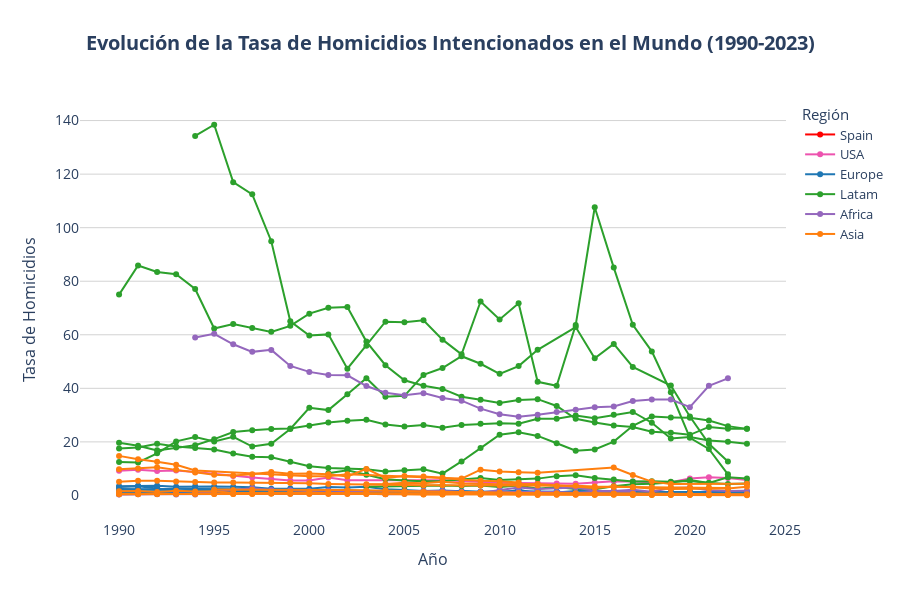

Notebook source saved alongside this figure:
### Markdown cell above
## Time Series

### Code cell
time_series_plot(
    df = df_time_series,
    x='Year',
    y='homicides_rate',
    line_group='Country',
    color='Region_2',
    title='Evolución de la Tasa de Homicidios Intencionados en el Mundo (1990-2023)',
    hover_data=HOVER_DATA['time_series'],
    labels=LABELS['time_series'],
    hovertemplate=HOVER_TEMPLATES['time_series'],
    color_discrete_map=COLOR_MAP,
    category_orders=CATEGORY_ORDERS,
    plot_save_path=os.path.join(PROJECT_PATH, 'plots', PLOT_FILENAME['time_series']),
    show=True
)

### Figure 1 — Plotly figure (JSON) as saved in the notebook; plotly's stock layout.template omitted (floating-point values rounded to 4 significant figures; data arrays with more than 128 entries replaced by an {"elided": "..."} marker saying what was removed)
{"data": [{"customdata": {"elided": "34x5 mixed values"}, "hovertemplate": "<b style='font-size: 14px'>%{customdata[3]}</b><br><br><b>Año:</b> %{x}<br><b>Tasa de Homicidios:</b> %{y:.2f}<br><b>Variación Absoluta:</b> %{customdata[4]:+.2f}<extra></extra>", "legendgroup": "Spain", "line": {"color": "#FF0000", "dash": "solid"}, "marker": {"symbol": "circle"}, "mode": "lines+markers", "name": "Spain", "orientation": "v", "showlegend": true, "type": "scatter", "x": [1990, 1991, 1992, 1993, 1994, 1995, 1996, 1997, 1998, 1999, 2000, 2001, 2002, 2003, 2004, 2005, 2006, 2007, 2008, 2009, 2010, 2011, 2012, 2013, 2014, 2015, 2016, 2017, 2018, 2019, 2020, 2021, 2022, 2023], "xaxis": "x", "y": [1.24, 1.12, 1.12, 1.19, 1.08, 1.03, 0.99, 1.15, 1.29, 1.19, 1.35, 1.4, 1.35, 1.38, 1.2, 1.18, 1.06, 1.06, 0.88, 0.88, 0.86, 0.82, 0.77, 0.64, 0.69, 0.65, 0.63, 0.66, 0.61, 0.7, 0.69, 0.61, 0.68, 0.69], "yaxis": "y"}, {"customdata": {"elided": "31x5 mixed values"}, "hovertemplate": "<b style='font-size: 14px'>%{customdata[3]}</b><br><br><b>Año:</b> %{x}<br><b>Tasa de Homicidios:</b> %{y:.2f}<br><b>Variación Absoluta:</b> %{customdata[4]:+.2f}<extra></extra>", "legendgroup": "USA", "line": {"color": "#ED53AF", "dash": "solid"}, "marker": {"symbol": "circle"}, "mode": "lines+markers", "name": "USA", "orientation": "v", "showlegend": true, "type": "scatter", "x": [1990, 1991, 1992, 1993, 1994, 1995, 1996, 1997, 1998, 1999, 2000, 2001, 2002, 2006, 2007, 2008, 2009, 2010, 2011, 2012, 2013, 2014, 2015, 2016, 2017, 2018, 2019, 2020, 2021, 2022, 2023], "xaxis": "x", "y": [9.25, 9.63, 9.15, 9.34, 8.79, 8.06, 7.25, 6.66, 6.15, 5.57, 5.54, 6.7, 5.65, 5.79, 5.67, 5.4, 5.0, 4.73, 4.67, 4.68, 4.47, 4.38, 4.87, 5.29, 5.21, 4.89, 4.93, 6.35, 6.78, 6.51, 5.76], "yaxis": "y"}, {"customdata": {"elided": "27x5 mixed values"}, "hovertemplate": "<b style='font-size: 14px'>%{customdata[3]}</b><br><br><b>Año:</b> %{x}<br><b>Tasa de Homicidios:</b> %{y:.2f}<br><b>Variación Absoluta:</b> %{customdata[4]:+.2f}<extra></extra>", "legendgroup": "Europe", "line": {"color": "#1f77b4", "dash": "solid"}, "marker": {"symbol": "circle"}, "mode": "lines+markers", "name": "Europe", "orientation": "v", "showlegend": true, "type": "scatter", "x": [1990, 1991, 1992, 1993, 1994, 1995, 1996, 1997, 1998, 1999, 2000, 2001, 2002, 2010, 2011, 2012, 2013, 2014, 2015, 2016, 2017, 2018, 2019, 2020, 2021, 2022, 2023], "xaxis": "x", "y": [0.8, 1.32, 1.2, 1.37, 1.44, 1.13, 1.29, 1.67, 0.92, 0.98, 1.09, 0.97, 0.89, 0.76, 0.83, 0.84, 0.85, 1.31, 1.09, 0.98, 1.23, 1.0, 0.86, 0.82, 0.63, 0.98, 0.84], "yaxis": "y"}, {"customdata": {"elided": "34x5 mixed values"}, "hovertemplate": "<b style='font-size: 14px'>%{customdata[3]}</b><br><br><b>Año:</b> %{x}<br><b>Tasa de Homicidios:</b> %{y:.2f}<br><b>Variación Absoluta:</b> %{customdata[4]:+.2f}<extra></extra>", "legendgroup": "Europe", "line": {"color": "#1f77b4", "dash": "solid"}, "marker": {"symbol": "circle"}, "mode": "lines+markers", "name": "Europe", "orientation": "v", "showlegend": false, "type": "scatter", "x": [1990, 1991, 1992, 1993, 1994, 1995, 1996, 1997, 1998, 1999, 2000, 2001, 2002, 2003, 2004, 2005, 2006, 2007, 2008, 2009, 2010, 2011, 2012, 2013, 2014, 2015, 2016, 2017, 2018, 2019, 2020, 2021, 2022, 2023], "xaxis": "x", "y": [2.38, 2.37, 2.33, 2.63, 2.42, 2.3, 2.01, 1.64, 1.63, 1.61, 1.77, 1.75, 1.85, 1.62, 1.62, 1.58, 1.42, 1.59, 1.63, 1.3, 1.26, 1.34, 1.22, 1.21, 1.22, 1.56, 1.2, 1.09, 1.06, 1.15, 1.05, 1.11, 1.24, 1.34], "yaxis": "y"}, {"customdata": {"elided": "34x5 mixed values"}, "hovertemplate": "<b style='font-size: 14px'>%{customdata[3]}</b><br><br><b>Año:</b> %{x}<br><b>Tasa de Homicidios:</b> %{y:.2f}<br><b>Variación Absoluta:</b> %{customdata[4]:+.2f}<extra></extra>", "legendgroup": "Europe", "line": {"color": "#1f77b4", "dash": "solid"}, "marker": {"symbol": "circle"}, "mode": "lines+markers", "name": "Europe", "orientation": "v", "showlegend": false, "type": "scatter", "x": [1990, 1991, 1992, 1993, 1994, 1995, 1996, 1997, 1998, 1999, 2000, 2001, 2002, 2003, 2004, 2005, 2006, 2007, 2008, 2009, 2010, 2011, 2012, 2013, 2014, 2015, 2016, 2017, 2018, 2019, 2020, 2021, 2022, 2023], "xaxis": "x", "y": [1.17, 1.4, 1.43, 1.65, 2.38, 2.48, 2.34, 2.18, 1.95, 1.62, 1.67, 1.44, 1.43, 1.34, 1.35, 1.27, 1.21, 1.09, 1.02, 0.99, 0.98, 0.91, 0.81, 0.84, 0.88, 0.83, 1.16, 0.98, 0.95, 0.75, 0.94, 0.83, 0.82, 0.91], "yaxis": "y"}, {"customdata": {"elided": "32x5 mixed values"}, "hovertemplate": "<b style='font-size: 14px'>%{customdata[3]}</b><br><br><b>Año:</b> %{x}<br><b>Tasa de Homicidios:</b> %{y:.2f}<br><b>Variación Absoluta:</b> %{customdata[4]:+.2f}<extra></extra>", "legendgroup": "Europe", "line": {"color": "#1f77b4", "dash": "solid"}, "marker": {"symbol": "circle"}, "mode": "lines+markers", "name": "Europe", "orientation": "v", "showlegend": false, "type": "scatter", "x": [1990, 1991, 1992, 1993, 1994, 1995, 1996, 1997, 1998, 1999, 2001, 2002, 2004, 2005, 2006, 2007, 2008, 2009, 2010, 2011, 2012, 2013, 2014, 2015, 2016, 2017, 2018, 2019, 2020, 2021, 2022, 2023], "xaxis": "x", "y": [1.01, 1.34, 1.32, 1.44, 1.27, 1.44, 1.6, 1.91, 1.65, 1.44, 1.22, 0.86, 1.01, 1.2, 1.0, 1.18, 1.3, 1.37, 1.58, 1.66, 1.5, 1.4, 0.98, 0.86, 0.78, 0.8, 0.92, 0.73, 0.73, 0.84, 1.12, 0.84], "yaxis": "y"}, {"customdata": {"elided": "32x5 mixed values"}, "hovertemplate": "<b style='font-size: 14px'>%{customdata[3]}</b><br><br><b>Año:</b> %{x}<br><b>Tasa de Homicidios:</b> %{y:.2f}<br><b>Variación Absoluta:</b> %{customdata[4]:+.2f}<extra></extra>", "legendgroup": "Europe", "line": {"color": "#1f77b4", "dash": "solid"}, "marker": {"symbol": "circle"}, "mode": "lines+markers", "name": "Europe", "orientation": "v", "showlegend": false, "type": "scatter", "x": [1990, 1991, 1992, 1993, 1994, 1995, 1996, 1997, 1998, 1999, 2000, 2001, 2002, 2005, 2006, 2007, 2008, 2009, 2010, 2011, 2012, 2013, 2014, 2015, 2016, 2017, 2018, 2019, 2020, 2021, 2022, 2023], "xaxis": "x", "y": [3.15, 3.4, 2.58, 1.87, 1.69, 1.76, 1.67, 1.53, 1.55, 1.43, 1.34, 1.24, 1.12, 1.04, 1.06, 1.07, 1.03, 0.98, 0.88, 0.91, 0.88, 0.83, 0.78, 0.77, 0.67, 0.62, 0.6, 0.53, 0.48, 0.51, 0.54, 0.57], "yaxis": "y"}, {"customdata": {"elided": "33x5 mixed values"}, "hovertemplate": "<b style='font-size: 14px'>%{customdata[3]}</b><br><br><b>Año:</b> %{x}<br><b>Tasa de Homicidios:</b> %{y:.2f}<br><b>Variación Absoluta:</b> %{customdata[4]:+.2f}<extra></extra>", "legendgroup": "Europe", "line": {"color": "#1f77b4", "dash": "solid"}, "marker": {"symbol": "circle"}, "mode": "lines+markers", "name": "Europe", "orientation": "v", "showlegend": false, "type": "scatter", "x": [1990, 1991, 1992, 1993, 1994, 1995, 1996, 1997, 1998, 1999, 2000, 2001, 2002, 2004, 2005, 2006, 2007, 2008, 2009, 2010, 2011, 2012, 2013, 2014, 2015, 2016, 2017, 2018, 2019, 2020, 2021, 2022, 2023], "xaxis": "x", "y": [1.11, 1.17, 1.07, 0.88, 0.76, 0.96, 0.98, 0.86, 0.86, 0.74, 1.07, 0.82, 1.01, 0.78, 0.71, 0.71, 0.64, 0.71, 0.6, 0.59, 2.24, 0.54, 0.91, 0.56, 0.46, 0.52, 0.53, 0.47, 0.52, 0.58, 0.54, 0.55, 0.72], "yaxis": "y"}, {"customdata": {"elided": "27x5 mixed values"}, "hovertemplate": "<b style='font-size: 14px'>%{customdata[3]}</b><br><br><b>Año:</b> %{x}<br><b>Tasa de Homicidios:</b> %{y:.2f}<br><b>Variación Absoluta:</b> %{customdata[4]:+.2f}<extra></extra>", "legendgroup": "Europe", "line": {"color": "#1f77b4", "dash": "solid"}, "marker": {"symbol": "circle"}, "mode": "lines+markers", "name": "Europe", "orientation": "v", "showlegend": false, "type": "scatter", "x": [1990, 1991, 1992, 1993, 1994, 1995, 1996, 1997, 1998, 1999, 2000, 2001, 2002, 2005, 2010, 2011, 2012, 2013, 2014, 2015, 2016, 2017, 2018, 2019, 2020, 2021, 2022], "xaxis": "x", "y": [1.55, 1.53, 1.43, 1.4, 1.43, 1.09, 1.05, 1.13, 1.23, 1.07, 1.13, 1.01, 1.14, 1.29, 1.17, 1.08, 1.16, 1.38, 0.88, 0.96, 0.64, 0.74, 0.78, 0.71, 0.78, 0.79, 0.72], "yaxis": "y"}, {"customdata": {"elided": "34x5 mixed values"}, "hovertemplate": "<b style='font-size: 14px'>%{customdata[3]}</b><br><br><b>Año:</b> %{x}<br><b>Tasa de Homicidios:</b> %{y:.2f}<br><b>Variación Absoluta:</b> %{customdata[4]:+.2f}<extra></extra>", "legendgroup": "Europe", "line": {"color": "#1f77b4", "dash": "solid"}, "marker": {"symbol": "circle"}, "mode": "lines+markers", "name": "Europe", "orientation": "v", "showlegend": false, "type": "scatter", "x": [1990, 1991, 1992, 1993, 1994, 1995, 1996, 1997, 1998, 1999, 2000, 2001, 2002, 2003, 2004, 2005, 2006, 2007, 2008, 2009, 2010, 2011, 2012, 2013, 2014, 2015, 2016, 2017, 2018, 2019, 2020, 2021, 2022, 2023], "xaxis": "x", "y": [3.47, 3.6, 3.66, 3.23, 3.41, 3.35, 3.2, 3.09, 2.52, 2.55, 2.52, 3.19, 3.01, 3.22, 2.28, 2.04, 1.7, 1.82, 1.46, 1.25, 1.3, 1.01, 1.05, 1.09, 1.63, 1.71, 1.55, 1.3, 1.28, 1.25, 1.45, 1.27, 1.29, 1.11], "yaxis": "y"}, {"customdata": {"elided": "34x5 mixed values"}, "hovertemplate": "<b style='font-size: 14px'>%{customdata[3]}</b><br><br><b>Año:</b> %{x}<br><b>Tasa de Homicidios:</b> %{y:.2f}<br><b>Variación Absoluta:</b> %{customdata[4]:+.2f}<extra></extra>", "legendgroup": "Europe", "line": {"color": "#1f77b4", "dash": "solid"}, "marker": {"symbol": "circle"}, "mode": "lines+markers", "name": "Europe", "orientation": "v", "showlegend": false, "type": "scatter", "x": [1990, 1991, 1992, 1993, 1994, 1995, 1996, 1997, 1998, 1999, 2000, 2001, 2002, 2003, 2004, 2005, 2006, 2007, 2008, 2009, 2010, 2011, 2012, 2013, 2014, 2015, 2016, 2017, 2018, 2019, 2020, 2021, 2022, 2023], "xaxis": "x", "y": [1.11, 1.33, 1.32, 1.24, 1.14, 0.99, 1.12, 0.98, 1.04, 1.14, 1.08, 0.98, 1.13, 0.95, 1.19, 0.92, 1.0, 1.21, 0.89, 1.0, 0.97, 0.86, 0.71, 0.91, 0.9, 1.14, 1.07, 1.12, 1.06, 1.08, 1.2, 1.08, 1.11, 1.15], "yaxis": "y"}, {"customdata": {"elided": "31x5 mixed values"}, "hovertemplate": "<b style='font-size: 14px'>%{customdata[3]}</b><br><br><b>Año:</b> %{x}<br><b>Tasa de Homicidios:</b> %{y:.2f}<br><b>Variación Absoluta:</b> %{customdata[4]:+.2f}<extra></extra>", "legendgroup": "Europe", "line": {"color": "#1f77b4", "dash": "solid"}, "marker": {"symbol": "circle"}, "mode": "lines+markers", "name": "Europe", "orientation": "v", "showlegend": false, "type": "scatter", "x": [1991, 1992, 1993, 1994, 1995, 1996, 1997, 1998, 1999, 2000, 2001, 2002, 2003, 2004, 2005, 2006, 2007, 2008, 2009, 2010, 2011, 2012, 2013, 2014, 2015, 2016, 2017, 2018, 2019, 2020, 2021], "xaxis": "x", "y": [1.23, 1.14, 1.11, 1.24, 1.29, 1.14, 1.18, 1.24, 1.29, 1.46, 1.51, 1.79, 1.47, 1.46, 1.32, 1.32, 1.34, 1.16, 1.07, 1.14, 0.93, 0.96, 0.91, 0.88, 0.93, 1.18, 1.19, 1.08, 1.14, 0.93, 1.15], "yaxis": "y"}, {"customdata": [["Americas", "Latam", "Latin America and the Caribbean", "Argentina", null], ["Americas", "Latam", "Latin America and the Caribbean", "Argentina", 1.07], ["Americas", "Latam", "Latin America and the Caribbean", "Argentina", -1.67], ["Americas", "Latam", "Latin America and the Caribbean", "Argentina", -1.7], ["Americas", "Latam", "Latin America and the Caribbean", "Argentina", -0.42], ["Americas", "Latam", "Latin America and the Caribbean", "Argentina", -0.27], ["Americas", "Latam", "Latin America and the Caribbean", "Argentina", 0.02], ["Americas", "Latam", "Latin America and the Caribbean", "Argentina", 0.52], ["Americas", "Latam", "Latin America and the Caribbean", "Argentina", 0.6], ["Americas", "Latam", "Latin America and the Caribbean", "Argentina", -0.7], ["Americas", "Latam", "Latin America and the Caribbean", "Argentina", 0.25], ["Americas", "Latam", "Latin America and the Caribbean", "Argentina", 0.26], ["Americas", "Latam", "Latin America and the Caribbean", "Argentina", 0.93], ["Americas", "Latam", "Latin America and the Caribbean", "Argentina", 0.29], ["Americas", "Latam", "Latin America and the Caribbean", "Argentina", -0.97], ["Americas", "Latam", "Latin America and the Caribbean", "Argentina", -0.55], ["Americas", "Latam", "Latin America and the Caribbean", "Argentina", -0.75], ["Americas", "Latam", "Latin America and the Caribbean", "Argentina", 0.11], ["Americas", "Latam", "Latin America and the Caribbean", "Argentina", -0.21], ["Americas", "Latam", "Latin America and the Caribbean", "Argentina", 0.22], ["Americas", "Latam", "Latin America and the Caribbean", "Argentina", -0.73], ["Americas", "Latam", "Latin America and the Caribbean", "Argentina", -0.31], ["Americas", "Latam", "Latin America and the Caribbean", "Argentina", 0.18]], "hovertemplate": "<b style='font-size: 14px'>%{customdata[3]}</b><br><br><b>Año:</b> %{x}<br><b>Tasa de Homicidios:</b> %{y:.2f}<br><b>Variación Absoluta:</b> %{customdata[4]:+.2f}<extra></extra>", "legendgroup": "Latam", "line": {"color": "#2ca02c", "dash": "solid"}, "marker": {"symbol": "circle"}, "mode": "lines+markers", "name": "Latam", "orientation": "v", "showlegend": true, "type": "scatter", "x": [2001, 2002, 2003, 2004, 2005, 2006, 2007, 2008, 2009, 2010, 2011, 2012, 2013, 2014, 2015, 2016, 2017, 2018, 2019, 2020, 2021, 2022, 2023], "xaxis": "x", "y": [8.32, 9.39, 7.72, 6.02, 5.6, 5.33, 5.35, 5.87, 6.47, 5.77, 6.02, 6.28, 7.21, 7.5, 6.53, 5.98, 5.23, 5.34, 5.13, 5.35, 4.62, 4.31, 4.49], "yaxis": "y"}, {"customdata": {"elided": "34x5 mixed values"}, "hovertemplate": "<b style='font-size: 14px'>%{customdata[3]}</b><br><br><b>Año:</b> %{x}<br><b>Tasa de Homicidios:</b> %{y:.2f}<br><b>Variación Absoluta:</b> %{customdata[4]:+.2f}<extra></extra>", "legendgroup": "Latam", "line": {"color": "#2ca02c", "dash": "solid"}, "marker": {"symbol": "circle"}, "mode": "lines+markers", "name": "Latam", "orientation": "v", "showlegend": false, "type": "scatter", "x": [1990, 1991, 1992, 1993, 1994, 1995, 1996, 1997, 1998, 1999, 2000, 2001, 2002, 2003, 2004, 2005, 2006, 2007, 2008, 2009, 2010, 2011, 2012, 2013, 2014, 2015, 2016, 2017, 2018, 2019, 2020, 2021, 2022, 2023], "xaxis": "x", "y": [19.65, 18.55, 16.83, 17.87, 18.74, 21.02, 23.69, 24.3, 24.8, 25.0, 26.07, 27.2, 27.85, 28.27, 26.49, 25.77, 26.34, 25.31, 26.34, 26.79, 26.99, 26.75, 28.64, 28.64, 29.85, 28.85, 30.12, 31.16, 27.16, 21.24, 21.81, 20.5, 20.08, 19.28], "yaxis": "y"}, {"customdata": [["Americas", "Latam", "Latin America and the Caribbean", "Chile", null], ["Americas", "Latam", "Latin America and the Caribbean", "Chile", 0.32], ["Americas", "Latam", "Latin America and the Caribbean", "Chile", 0.05], ["Americas", "Latam", "Latin America and the Caribbean", "Chile", 0.12], ["Americas", "Latam", "Latin America and the Caribbean", "Chile", -0.2], ["Americas", "Latam", "Latin America and the Caribbean", "Chile", 0.21], ["Americas", "Latam", "Latin America and the Caribbean", "Chile", -0.55], ["Americas", "Latam", "Latin America and the Caribbean", "Chile", 0.52], ["Americas", "Latam", "Latin America and the Caribbean", "Chile", -1.19], ["Americas", "Latam", "Latin America and the Caribbean", "Chile", 0.66], ["Americas", "Latam", "Latin America and the Caribbean", "Chile", -0.69], ["Americas", "Latam", "Latin America and the Caribbean", "Chile", -0.13], ["Americas", "Latam", "Latin America and the Caribbean", "Chile", 1.07], ["Americas", "Latam", "Latin America and the Caribbean", "Chile", 0.81], ["Americas", "Latam", "Latin America and the Caribbean", "Chile", 0.17], ["Americas", "Latam", "Latin America and the Caribbean", "Chile", 0.44], ["Americas", "Latam", "Latin America and the Caribbean", "Chile", 0.95], ["Americas", "Latam", "Latin America and the Caribbean", "Chile", -1.1], ["Americas", "Latam", "Latin America and the Caribbean", "Chile", 2.14], ["Americas", "Latam", "Latin America and the Caribbean", "Chile", -0.45]], "hovertemplate": "<b style='font-size: 14px'>%{customdata[3]}</b><br><br><b>Año:</b> %{x}<br><b>Tasa de Homicidios:</b> %{y:.2f}<br><b>Variación Absoluta:</b> %{customdata[4]:+.2f}<extra></extra>", "legendgroup": "Latam", "line": {"color": "#2ca02c", "dash": "solid"}, "marker": {"symbol": "circle"}, "mode": "lines+markers", "name": "Latam", "orientation": "v", "showlegend": false, "type": "scatter", "x": [2003, 2005, 2006, 2007, 2008, 2009, 2010, 2011, 2012, 2013, 2014, 2015, 2016, 2017, 2018, 2019, 2020, 2021, 2022, 2023], "xaxis": "x", "y": [3.2, 3.52, 3.57, 3.69, 3.49, 3.7, 3.15, 3.67, 2.48, 3.14, 2.45, 2.32, 3.39, 4.2, 4.37, 4.81, 5.76, 4.66, 6.8, 6.35], "yaxis": "y"}, {"customdata": {"elided": "34x5 mixed values"}, "hovertemplate": "<b style='font-size: 14px'>%{customdata[3]}</b><br><br><b>Año:</b> %{x}<br><b>Tasa de Homicidios:</b> %{y:.2f}<br><b>Variación Absoluta:</b> %{customdata[4]:+.2f}<extra></extra>", "legendgroup": "Latam", "line": {"color": "#2ca02c", "dash": "solid"}, "marker": {"symbol": "circle"}, "mode": "lines+markers", "name": "Latam", "orientation": "v", "showlegend": false, "type": "scatter", "x": [1990, 1991, 1992, 1993, 1994, 1995, 1996, 1997, 1998, 1999, 2000, 2001, 2002, 2003, 2004, 2005, 2006, 2007, 2008, 2009, 2010, 2011, 2012, 2013, 2014, 2015, 2016, 2017, 2018, 2019, 2020, 2021, 2022, 2023], "xaxis": "x", "y": [75.0, 85.88, 83.48, 82.58, 77.09, 62.34, 64.04, 62.5, 61.09, 63.33, 67.89, 70.11, 70.4, 57.46, 48.65, 42.99, 40.94, 39.78, 36.88, 35.73, 34.52, 35.63, 35.96, 33.42, 28.65, 27.22, 26.14, 25.55, 23.82, 23.4, 22.64, 25.58, 24.95, 24.91], "yaxis": "y"}, {"customdata": {"elided": "29x5 mixed values"}, "hovertemplate": "<b style='font-size: 14px'>%{customdata[3]}</b><br><br><b>Año:</b> %{x}<br><b>Tasa de Homicidios:</b> %{y:.2f}<br><b>Variación Absoluta:</b> %{customdata[4]:+.2f}<extra></extra>", "legendgroup": "Latam", "line": {"color": "#2ca02c", "dash": "solid"}, "marker": {"symbol": "circle"}, "mode": "lines+markers", "name": "Latam", "orientation": "v", "showlegend": false, "type": "scatter", "x": [1994, 1995, 1996, 1997, 1998, 1999, 2000, 2001, 2002, 2003, 2004, 2005, 2006, 2007, 2008, 2009, 2010, 2011, 2012, 2013, 2014, 2015, 2016, 2017, 2018, 2019, 2020, 2021, 2022], "xaxis": "x", "y": [134.3, 138.4, 117.0, 112.5, 94.95, 65.02, 59.75, 60.15, 47.36, 55.95, 64.9, 64.64, 65.42, 58.19, 52.73, 72.45, 65.7, 71.77, 42.43, 40.94, 63.62, 107.6, 85.09, 63.76, 53.8, 38.54, 21.51, 17.34, 7.9], "yaxis": "y"}, {"customdata": {"elided": "34x5 mixed values"}, "hovertemplate": "<b style='font-size: 14px'>%{customdata[3]}</b><br><br><b>Año:</b> %{x}<br><b>Tasa de Homicidios:</b> %{y:.2f}<br><b>Variación Absoluta:</b> %{customdata[4]:+.2f}<extra></extra>", "legendgroup": "Latam", "line": {"color": "#2ca02c", "dash": "solid"}, "marker": {"symbol": "circle"}, "mode": "lines+markers", "name": "Latam", "orientation": "v", "showlegend": false, "type": "scatter", "x": [1990, 1991, 1992, 1993, 1994, 1995, 1996, 1997, 1998, 1999, 2000, 2001, 2002, 2003, 2004, 2005, 2006, 2007, 2008, 2009, 2010, 2011, 2012, 2013, 2014, 2015, 2016, 2017, 2018, 2019, 2020, 2021, 2022, 2023], "xaxis": "x", "y": [17.5, 17.92, 19.29, 18.3, 17.74, 17.18, 15.69, 14.41, 14.29, 12.61, 10.89, 10.27, 9.93, 9.8, 8.94, 9.38, 9.75, 8.15, 12.69, 17.68, 22.67, 23.61, 22.23, 19.49, 16.71, 17.15, 20.09, 26.0, 29.45, 29.15, 29.0, 27.97, 25.88, 24.86], "yaxis": "y"}, {"customdata": {"elided": "31x5 mixed values"}, "hovertemplate": "<b style='font-size: 14px'>%{customdata[3]}</b><br><br><b>Año:</b> %{x}<br><b>Tasa de Homicidios:</b> %{y:.2f}<br><b>Variación Absoluta:</b> %{customdata[4]:+.2f}<extra></extra>", "legendgroup": "Latam", "line": {"color": "#2ca02c", "dash": "solid"}, "marker": {"symbol": "circle"}, "mode": "lines+markers", "name": "Latam", "orientation": "v", "showlegend": false, "type": "scatter", "x": [1990, 1991, 1992, 1993, 1994, 1995, 1996, 1997, 1998, 1999, 2000, 2001, 2002, 2003, 2004, 2005, 2006, 2007, 2008, 2009, 2010, 2011, 2012, 2014, 2015, 2016, 2017, 2019, 2020, 2021, 2022], "xaxis": "x", "y": [12.48, 12.32, 15.72, 20.19, 21.79, 20.19, 21.89, 18.26, 19.28, 24.82, 32.71, 31.87, 37.81, 43.8, 36.9, 37.2, 45.02, 47.58, 52.0, 49.18, 45.4, 48.31, 54.38, 62.9, 51.2, 56.58, 47.98, 41.03, 29.48, 19.28, 12.65], "yaxis": "y"}, {"customdata": [["Africa", "Africa", "Northern Africa", "Egypt", null], ["Africa", "Africa", "Northern Africa", "Egypt", 0.02], ["Africa", "Africa", "Northern Africa", "Egypt", -0.03], ["Africa", "Africa", "Northern Africa", "Egypt", -0.06], ["Africa", "Africa", "Northern Africa", "Egypt", -0.03], ["Africa", "Africa", "Northern Africa", "Egypt", 0.24], ["Africa", "Africa", "Northern Africa", "Egypt", -0.19], ["Africa", "Africa", "Northern Africa", "Egypt", 0.23], ["Africa", "Africa", "Northern Africa", "Egypt", 0.02], ["Africa", "Africa", "Northern Africa", "Egypt", 0.15], ["Africa", "Africa", "Northern Africa", "Egypt", 0.32], ["Africa", "Africa", "Northern Africa", "Egypt", -0.09], ["Africa", "Africa", "Northern Africa", "Egypt", 1.02], ["Africa", "Africa", "Northern Africa", "Egypt", 0.91], ["Africa", "Africa", "Northern Africa", "Egypt", -0.6], ["Africa", "Africa", "Northern Africa", "Egypt", 0.59], ["Africa", "Africa", "Northern Africa", "Egypt", -1.24], ["Africa", "Africa", "Northern Africa", "Egypt", -0.21], ["Africa", "Africa", "Northern Africa", "Egypt", -0.2]], "hovertemplate": "<b style='font-size: 14px'>%{customdata[3]}</b><br><br><b>Año:</b> %{x}<br><b>Tasa de Homicidios:</b> %{y:.2f}<br><b>Variación Absoluta:</b> %{customdata[4]:+.2f}<extra></extra>", "legendgroup": "Africa", "line": {"color": "#9467bd", "dash": "solid"}, "marker": {"symbol": "circle"}, "mode": "lines+markers", "name": "Africa", "orientation": "v", "showlegend": true, "type": "scatter", "x": [1990, 1991, 1992, 1993, 1994, 2003, 2004, 2005, 2006, 2007, 2008, 2009, 2010, 2011, 2012, 2014, 2015, 2016, 2017], "xaxis": "x", "y": [0.46, 0.48, 0.45, 0.39, 0.36, 0.6, 0.41, 0.64, 0.66, 0.81, 1.13, 1.04, 2.06, 2.97, 2.37, 2.96, 1.72, 1.51, 1.31], "yaxis": "y"}, {"customdata": {"elided": "32x5 mixed values"}, "hovertemplate": "<b style='font-size: 14px'>%{customdata[3]}</b><br><br><b>Año:</b> %{x}<br><b>Tasa de Homicidios:</b> %{y:.2f}<br><b>Variación Absoluta:</b> %{customdata[4]:+.2f}<extra></extra>", "legendgroup": "Africa", "line": {"color": "#9467bd", "dash": "solid"}, "marker": {"symbol": "circle"}, "mode": "lines+markers", "name": "Africa", "orientation": "v", "showlegend": false, "type": "scatter", "x": [1990, 1991, 1992, 1993, 1994, 1997, 1998, 1999, 2000, 2001, 2002, 2003, 2004, 2005, 2006, 2007, 2008, 2009, 2010, 2011, 2012, 2013, 2014, 2015, 2016, 2017, 2018, 2019, 2020, 2021, 2022, 2023], "xaxis": "x", "y": [0.37, 0.5, 0.52, 0.58, 0.71, 2.69, 2.01, 1.93, 1.62, 1.88, 1.58, 1.72, 1.57, 1.54, 1.62, 1.66, 1.35, 1.35, 1.39, 1.34, 1.15, 1.27, 1.04, 1.25, 1.7, 2.15, 1.42, 2.77, 2.93, 1.94, 1.66, 1.71], "yaxis": "y"}, {"customdata": {"elided": "29x5 mixed values"}, "hovertemplate": "<b style='font-size: 14px'>%{customdata[3]}</b><br><br><b>Año:</b> %{x}<br><b>Tasa de Homicidios:</b> %{y:.2f}<br><b>Variación Absoluta:</b> %{customdata[4]:+.2f}<extra></extra>", "legendgroup": "Africa", "line": {"color": "#9467bd", "dash": "solid"}, "marker": {"symbol": "circle"}, "mode": "lines+markers", "name": "Africa", "orientation": "v", "showlegend": false, "type": "scatter", "x": [1994, 1995, 1996, 1997, 1998, 1999, 2000, 2001, 2002, 2003, 2004, 2005, 2006, 2007, 2008, 2009, 2010, 2011, 2012, 2013, 2014, 2015, 2016, 2017, 2018, 2019, 2020, 2021, 2022], "xaxis": "x", "y": [59.01, 60.34, 56.45, 53.62, 54.36, 48.37, 46.14, 45.0, 44.88, 40.87, 38.36, 37.44, 38.21, 36.42, 35.38, 32.41, 30.36, 29.35, 30.15, 31.13, 32.03, 32.92, 33.21, 35.28, 35.87, 35.79, 32.98, 40.94, 43.72], "yaxis": "y"}, {"customdata": [["Asia", "Asia", "Eastern Asia", "China", null], ["Asia", "Asia", "Eastern Asia", "China", -0.18], ["Asia", "Asia", "Eastern Asia", "China", 0.04], ["Asia", "Asia", "Eastern Asia", "China", -0.06], ["Asia", "Asia", "Eastern Asia", "China", -0.16], ["Asia", "Asia", "Eastern Asia", "China", 0.02], ["Asia", "Asia", "Eastern Asia", "China", -0.31], ["Asia", "Asia", "Eastern Asia", "China", -0.23], ["Asia", "Asia", "Eastern Asia", "China", -0.14], ["Asia", "Asia", "Eastern Asia", "China", -0.11], ["Asia", "Asia", "Eastern Asia", "China", -0.02], ["Asia", "Asia", "Eastern Asia", "China", -0.1], ["Asia", "Asia", "Eastern Asia", "China", -0.11], ["Asia", "Asia", "Eastern Asia", "China", -0.06], ["Asia", "Asia", "Eastern Asia", "China", -0.05], ["Asia", "Asia", "Eastern Asia", "China", -0.04], ["Asia", "Asia", "Eastern Asia", "China", -0.07], ["Asia", "Asia", "Eastern Asia", "China", -0.05], ["Asia", "Asia", "Eastern Asia", "China", -0.04], ["Asia", "Asia", "Eastern Asia", "China", -0.04], ["Asia", "Asia", "Eastern Asia", "China", -0.01], ["Asia", "Asia", "Eastern Asia", "China", -0.02]], "hovertemplate": "<b style='font-size: 14px'>%{customdata[3]}</b><br><br><b>Año:</b> %{x}<br><b>Tasa de Homicidios:</b> %{y:.2f}<br><b>Variación Absoluta:</b> %{customdata[4]:+.2f}<extra></extra>", "legendgroup": "Asia", "line": {"color": "#ff7f0e", "dash": "solid"}, "marker": {"symbol": "circle"}, "mode": "lines+markers", "name": "Asia", "orientation": "v", "showlegend": true, "type": "scatter", "x": [1995, 1996, 1997, 2002, 2003, 2004, 2005, 2006, 2007, 2008, 2009, 2010, 2011, 2012, 2013, 2014, 2015, 2016, 2017, 2018, 2019, 2020], "xaxis": "x", "y": [2.24, 2.06, 2.1, 2.04, 1.88, 1.9, 1.59, 1.36, 1.22, 1.11, 1.09, 0.99, 0.88, 0.82, 0.77, 0.73, 0.66, 0.61, 0.57, 0.53, 0.52, 0.5], "yaxis": "y"}, {"customdata": {"elided": "33x5 mixed values"}, "hovertemplate": "<b style='font-size: 14px'>%{customdata[3]}</b><br><br><b>Año:</b> %{x}<br><b>Tasa de Homicidios:</b> %{y:.2f}<br><b>Variación Absoluta:</b> %{customdata[4]:+.2f}<extra></extra>", "legendgroup": "Asia", "line": {"color": "#ff7f0e", "dash": "solid"}, "marker": {"symbol": "circle"}, "mode": "lines+markers", "name": "Asia", "orientation": "v", "showlegend": false, "type": "scatter", "x": [1990, 1991, 1992, 1993, 1994, 1995, 1996, 1997, 1998, 1999, 2000, 2001, 2002, 2003, 2004, 2005, 2006, 2007, 2008, 2009, 2010, 2011, 2012, 2013, 2014, 2015, 2016, 2017, 2018, 2019, 2020, 2021, 2022], "xaxis": "x", "y": [5.11, 5.5, 5.5, 5.2, 5.04, 4.83, 4.79, 4.75, 4.84, 4.6, 4.55, 4.31, 4.17, 3.97, 4.09, 3.91, 3.83, 3.81, 3.81, 3.74, 3.74, 3.78, 3.71, 3.54, 3.61, 3.34, 3.15, 3.08, 3.03, 2.95, 2.94, 2.92, 2.82], "yaxis": "y"}, {"customdata": [["Asia", "Asia", "South-eastern Asia", "Indonesia", null], ["Asia", "Asia", "South-eastern Asia", "Indonesia", 0.14], ["Asia", "Asia", "South-eastern Asia", "Indonesia", 0.04], ["Asia", "Asia", "South-eastern Asia", "Indonesia", -0.29], ["Asia", "Asia", "South-eastern Asia", "Indonesia", -0.11], ["Asia", "Asia", "South-eastern Asia", "Indonesia", -0.32]], "hovertemplate": "<b style='font-size: 14px'>%{customdata[3]}</b><br><br><b>Año:</b> %{x}<br><b>Tasa de Homicidios:</b> %{y:.2f}<br><b>Variación Absoluta:</b> %{customdata[4]:+.2f}<extra></extra>", "legendgroup": "Asia", "line": {"color": "#ff7f0e", "dash": "solid"}, "marker": {"symbol": "circle"}, "mode": "lines+markers", "name": "Asia", "orientation": "v", "showlegend": false, "type": "scatter", "x": [1998, 1999, 2000, 2003, 2004, 2022], "xaxis": "x", "y": [0.84, 0.98, 1.02, 0.73, 0.62, 0.3], "yaxis": "y"}, {"customdata": {"elided": "34x5 mixed values"}, "hovertemplate": "<b style='font-size: 14px'>%{customdata[3]}</b><br><br><b>Año:</b> %{x}<br><b>Tasa de Homicidios:</b> %{y:.2f}<br><b>Variación Absoluta:</b> %{customdata[4]:+.2f}<extra></extra>", "legendgroup": "Asia", "line": {"color": "#ff7f0e", "dash": "solid"}, "marker": {"symbol": "circle"}, "mode": "lines+markers", "name": "Asia", "orientation": "v", "showlegend": false, "type": "scatter", "x": [1990, 1991, 1992, 1993, 1994, 1995, 1996, 1997, 1998, 1999, 2000, 2001, 2002, 2003, 2004, 2005, 2006, 2007, 2008, 2009, 2010, 2011, 2012, 2013, 2014, 2015, 2016, 2017, 2018, 2019, 2020, 2021, 2022, 2023], "xaxis": "x", "y": [0.55, 0.52, 0.54, 0.57, 0.6, 0.58, 0.52, 0.56, 0.61, 0.58, 0.53, 0.55, 0.52, 0.55, 0.55, 0.5, 0.48, 0.45, 0.51, 0.39, 0.36, 0.35, 0.34, 0.29, 0.31, 0.29, 0.28, 0.24, 0.26, 0.25, 0.25, 0.23, 0.23, 0.23], "yaxis": "y"}, {"customdata": [["Asia", "Asia", "South-eastern Asia", "Philippines", null], ["Asia", "Asia", "South-eastern Asia", "Philippines", -1.25], ["Asia", "Asia", "South-eastern Asia", "Philippines", -0.94], ["Asia", "Asia", "South-eastern Asia", "Philippines", -1.09], ["Asia", "Asia", "South-eastern Asia", "Philippines", -2.15], ["Asia", "Asia", "South-eastern Asia", "Philippines", -1.54], ["Asia", "Asia", "South-eastern Asia", "Philippines", -0.47], ["Asia", "Asia", "South-eastern Asia", "Philippines", -0.13], ["Asia", "Asia", "South-eastern Asia", "Philippines", -0.01], ["Asia", "Asia", "South-eastern Asia", "Philippines", 0.7], ["Asia", "Asia", "South-eastern Asia", "Philippines", -1.34], ["Asia", "Asia", "South-eastern Asia", "Philippines", -0.27], ["Asia", "Asia", "South-eastern Asia", "Philippines", 3.35], ["Asia", "Asia", "South-eastern Asia", "Philippines", -0.66], ["Asia", "Asia", "South-eastern Asia", "Philippines", -0.33], ["Asia", "Asia", "South-eastern Asia", "Philippines", -0.17], ["Asia", "Asia", "South-eastern Asia", "Philippines", 1.98], ["Asia", "Asia", "South-eastern Asia", "Philippines", -2.8], ["Asia", "Asia", "South-eastern Asia", "Philippines", -2.49], ["Asia", "Asia", "South-eastern Asia", "Philippines", -0.86], ["Asia", "Asia", "South-eastern Asia", "Philippines", 0.05]], "hovertemplate": "<b style='font-size: 14px'>%{customdata[3]}</b><br><br><b>Año:</b> %{x}<br><b>Tasa de Homicidios:</b> %{y:.2f}<br><b>Variación Absoluta:</b> %{customdata[4]:+.2f}<extra></extra>", "legendgroup": "Asia", "line": {"color": "#ff7f0e", "dash": "solid"}, "marker": {"symbol": "circle"}, "mode": "lines+markers", "name": "Asia", "orientation": "v", "showlegend": false, "type": "scatter", "x": [1990, 1991, 1992, 1993, 1994, 1998, 1999, 2000, 2001, 2002, 2007, 2008, 2009, 2010, 2011, 2012, 2016, 2017, 2018, 2019, 2023], "xaxis": "x", "y": [14.77, 13.52, 12.58, 11.49, 9.34, 7.8, 7.33, 7.2, 7.19, 7.89, 6.55, 6.28, 9.63, 8.97, 8.64, 8.47, 10.45, 7.65, 5.16, 4.3, 4.35], "yaxis": "y"}, {"customdata": {"elided": "34x5 mixed values"}, "hovertemplate": "<b style='font-size: 14px'>%{customdata[3]}</b><br><br><b>Año:</b> %{x}<br><b>Tasa de Homicidios:</b> %{y:.2f}<br><b>Variación Absoluta:</b> %{customdata[4]:+.2f}<extra></extra>", "legendgroup": "Asia", "line": {"color": "#ff7f0e", "dash": "solid"}, "marker": {"symbol": "circle"}, "mode": "lines+markers", "name": "Asia", "orientation": "v", "showlegend": false, "type": "scatter", "x": [1990, 1991, 1992, 1993, 1994, 1995, 1996, 1997, 1998, 1999, 2000, 2001, 2002, 2003, 2004, 2005, 2006, 2007, 2008, 2009, 2010, 2011, 2012, 2013, 2014, 2015, 2016, 2017, 2018, 2019, 2020, 2021, 2022, 2023], "xaxis": "x", "y": [0.47, 0.49, 0.54, 0.68, 0.5, 0.5, 0.54, 0.6, 0.82, 0.83, 0.79, 0.87, 0.78, 0.81, 0.88, 0.86, 0.87, 0.89, 0.89, 1.1, 0.99, 0.82, 0.88, 0.7, 0.75, 0.74, 0.69, 0.58, 0.6, 0.57, 0.59, 0.47, 0.5, 0.48], "yaxis": "y"}, {"customdata": {"elided": "33x5 mixed values"}, "hovertemplate": "<b style='font-size: 14px'>%{customdata[3]}</b><br><br><b>Año:</b> %{x}<br><b>Tasa de Homicidios:</b> %{y:.2f}<br><b>Variación Absoluta:</b> %{customdata[4]:+.2f}<extra></extra>", "legendgroup": "Asia", "line": {"color": "#ff7f0e", "dash": "solid"}, "marker": {"symbol": "circle"}, "mode": "lines+markers", "name": "Asia", "orientation": "v", "showlegend": false, "type": "scatter", "x": [1990, 1991, 1992, 1993, 1994, 1995, 1996, 1997, 1998, 1999, 2000, 2001, 2002, 2003, 2004, 2006, 2007, 2008, 2009, 2010, 2011, 2012, 2013, 2014, 2015, 2016, 2017, 2018, 2019, 2020, 2021, 2022, 2023], "xaxis": "x", "y": [1.55, 1.63, 1.33, 1.75, 1.43, 1.53, 0.9, 1.0, 1.03, 0.98, 1.02, 0.78, 0.75, 0.65, 0.48, 0.39, 0.39, 0.56, 0.4, 0.37, 0.31, 0.21, 0.32, 0.26, 0.25, 0.32, 0.2, 0.16, 0.21, 0.18, 0.11, 0.12, 0.07], "yaxis": "y"}, {"customdata": [["Asia", "Asia", "South-eastern Asia", "Thailand", null], ["Asia", "Asia", "South-eastern Asia", "Thailand", 0.28], ["Asia", "Asia", "South-eastern Asia", "Thailand", 0.5], ["Asia", "Asia", "South-eastern Asia", "Thailand", -0.99], ["Asia", "Asia", "South-eastern Asia", "Thailand", -0.96], ["Asia", "Asia", "South-eastern Asia", "Thailand", -0.9], ["Asia", "Asia", "South-eastern Asia", "Thailand", -0.22], ["Asia", "Asia", "South-eastern Asia", "Thailand", 0.41], ["Asia", "Asia", "South-eastern Asia", "Thailand", 0.83], ["Asia", "Asia", "South-eastern Asia", "Thailand", -0.6], ["Asia", "Asia", "South-eastern Asia", "Thailand", 0.05], ["Asia", "Asia", "South-eastern Asia", "Thailand", -0.27], ["Asia", "Asia", "South-eastern Asia", "Thailand", -0.83], ["Asia", "Asia", "South-eastern Asia", "Thailand", 2.86], ["Asia", "Asia", "South-eastern Asia", "Thailand", -3.39], ["Asia", "Asia", "South-eastern Asia", "Thailand", 0.75], ["Asia", "Asia", "South-eastern Asia", "Thailand", -0.24], ["Asia", "Asia", "South-eastern Asia", "Thailand", -0.43], ["Asia", "Asia", "South-eastern Asia", "Thailand", -0.73], ["Asia", "Asia", "South-eastern Asia", "Thailand", -0.44], ["Asia", "Asia", "South-eastern Asia", "Thailand", -0.11], ["Asia", "Asia", "South-eastern Asia", "Thailand", -0.54]], "hovertemplate": "<b style='font-size: 14px'>%{customdata[3]}</b><br><br><b>Año:</b> %{x}<br><b>Tasa de Homicidios:</b> %{y:.2f}<br><b>Variación Absoluta:</b> %{customdata[4]:+.2f}<extra></extra>", "legendgroup": "Asia", "line": {"color": "#ff7f0e", "dash": "solid"}, "marker": {"symbol": "circle"}, "mode": "lines+markers", "name": "Asia", "orientation": "v", "showlegend": false, "type": "scatter", "x": [1990, 1991, 1992, 1993, 1994, 1995, 1996, 1997, 1998, 1999, 2000, 2001, 2002, 2003, 2004, 2005, 2006, 2007, 2008, 2009, 2010, 2011], "xaxis": "x", "y": [9.76, 10.04, 10.54, 9.55, 8.59, 7.69, 7.47, 7.88, 8.71, 8.11, 8.16, 7.89, 7.06, 9.92, 6.53, 7.28, 7.04, 6.61, 5.88, 5.44, 5.33, 4.79], "yaxis": "y"}, {"customdata": [["Asia", "Asia", "Western Asia", "Türkiye", null], ["Asia", "Asia", "Western Asia", "Türkiye", 0.07], ["Asia", "Asia", "Western Asia", "Türkiye", 0.52], ["Asia", "Asia", "Western Asia", "Türkiye", -0.25], ["Asia", "Asia", "Western Asia", "Türkiye", 0.57], ["Asia", "Asia", "Western Asia", "Türkiye", -0.54], ["Asia", "Asia", "Western Asia", "Türkiye", -0.37], ["Asia", "Asia", "Western Asia", "Türkiye", -0.06], ["Asia", "Asia", "Western Asia", "Türkiye", 0.16], ["Asia", "Asia", "Western Asia", "Türkiye", -1.49], ["Asia", "Asia", "Western Asia", "Türkiye", 0.52], ["Asia", "Asia", "Western Asia", "Türkiye", -0.25], ["Asia", "Asia", "Western Asia", "Türkiye", -0.5], ["Asia", "Asia", "Western Asia", "Türkiye", -0.16], ["Asia", "Asia", "Western Asia", "Türkiye", 0.09], ["Asia", "Asia", "Western Asia", "Türkiye", 0.01], ["Asia", "Asia", "Western Asia", "Türkiye", 0.12], ["Asia", "Asia", "Western Asia", "Türkiye", 0.61]], "hovertemplate": "<b style='font-size: 14px'>%{customdata[3]}</b><br><br><b>Año:</b> %{x}<br><b>Tasa de Homicidios:</b> %{y:.2f}<br><b>Variación Absoluta:</b> %{customdata[4]:+.2f}<extra></extra>", "legendgroup": "Asia", "line": {"color": "#ff7f0e", "dash": "solid"}, "marker": {"symbol": "circle"}, "mode": "lines+markers", "name": "Asia", "orientation": "v", "showlegend": false, "type": "scatter", "x": [2003, 2004, 2005, 2006, 2007, 2008, 2010, 2011, 2012, 2015, 2016, 2017, 2018, 2019, 2020, 2021, 2022, 2023], "xaxis": "x", "y": [4.18, 4.25, 4.77, 4.52, 5.09, 4.55, 4.18, 4.12, 4.28, 2.79, 3.31, 3.06, 2.56, 2.4, 2.49, 2.5, 2.62, 3.23], "yaxis": "y"}], "layout": {"height": 600, "legend": {"font": {"size": 13}, "title": {"font": {"size": 15}, "text": "Región"}, "tracegroupgap": 0}, "plot_bgcolor": "white", "title": {"font": {"size": 20}, "text": "<b>Evolución de la Tasa de Homicidios Intencionados en el Mundo (1990-2023)</b>", "x": 0.5, "xanchor": "center"}, "xaxis": {"anchor": "y", "domain": [0, 1], "showgrid": false, "tickfont": {"size": 14}, "title": {"font": {"size": 16}, "text": "Año"}}, "yaxis": {"anchor": "x", "domain": [0, 1], "gridcolor": "lightgray", "showgrid": true, "tickfont": {"size": 14}, "title": {"font": {"size": 16}, "text": "Tasa de Homicidios"}}}}
